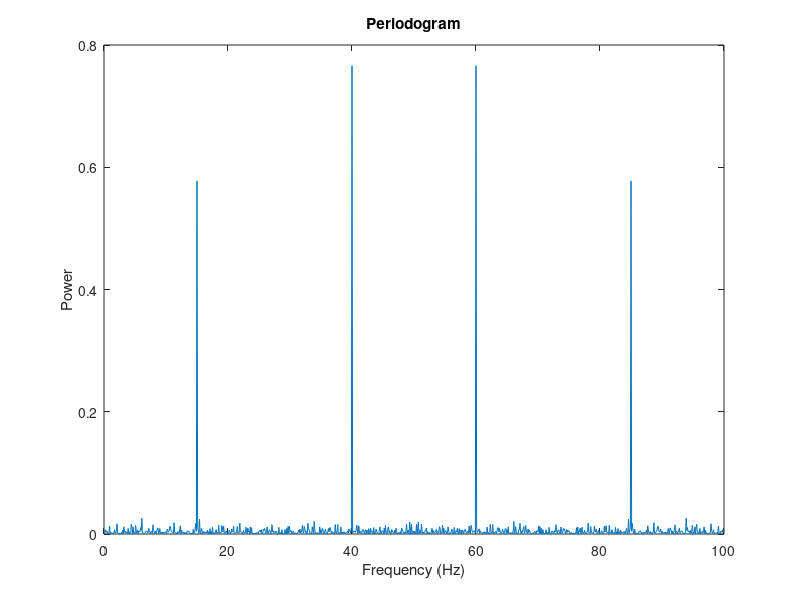

The MATLAB source for this figure:
pkg load signal;

  %%% example of signal 
  T = 10;                                  % 10 sec sample
  fs = 100;                                % Sample frequency (Hz)
  t = 0:1/fs:T-1/fs;                       % 10 sec sample
  x = (1.3)*sin(2*pi*15*t) ...             % 15 Hz component
   + (1.7)*sin(2*pi*40*(t-2)) ...         % 40 Hz component
   + 2*randn(size(t));                    %  noise;

    plot(t,x)
    xlabel('time (1/100 sec)')
    ylabel('signal')
    title('Time Domain');
  
  %%% FFT 
  m = length(x);          % Window length
  n = pow2(nextpow2(m));  % Transform length
  y = fft(x,n);           % DFT
  f = (0:n-1)*(fs/n);     % Frequency range
  power = y.*conj(y)/n;   % Power of the DFT
  fm = min( find( power == max(power) ) * (fs/n) );
  plot(f,power)
  xlabel('Frequency (Hz)')
  ylabel('Power')
  title('Periodogram');
  
  y = fft(x);
  power_timedomain = sum(abs(x).^2) /length(x)
  power_freqdomain  =  sum(y.*conj(y))/(length(y)^2) 
  
  f = (0:length(y)-1)*(fs/length(y));
  power = y.*conj(y)/(length(y)^2) ;
  plot(f,power)
  xlabel('Frequency (Hz)')
  ylabel('Power')
  title('Periodogram');
    
  
  
  